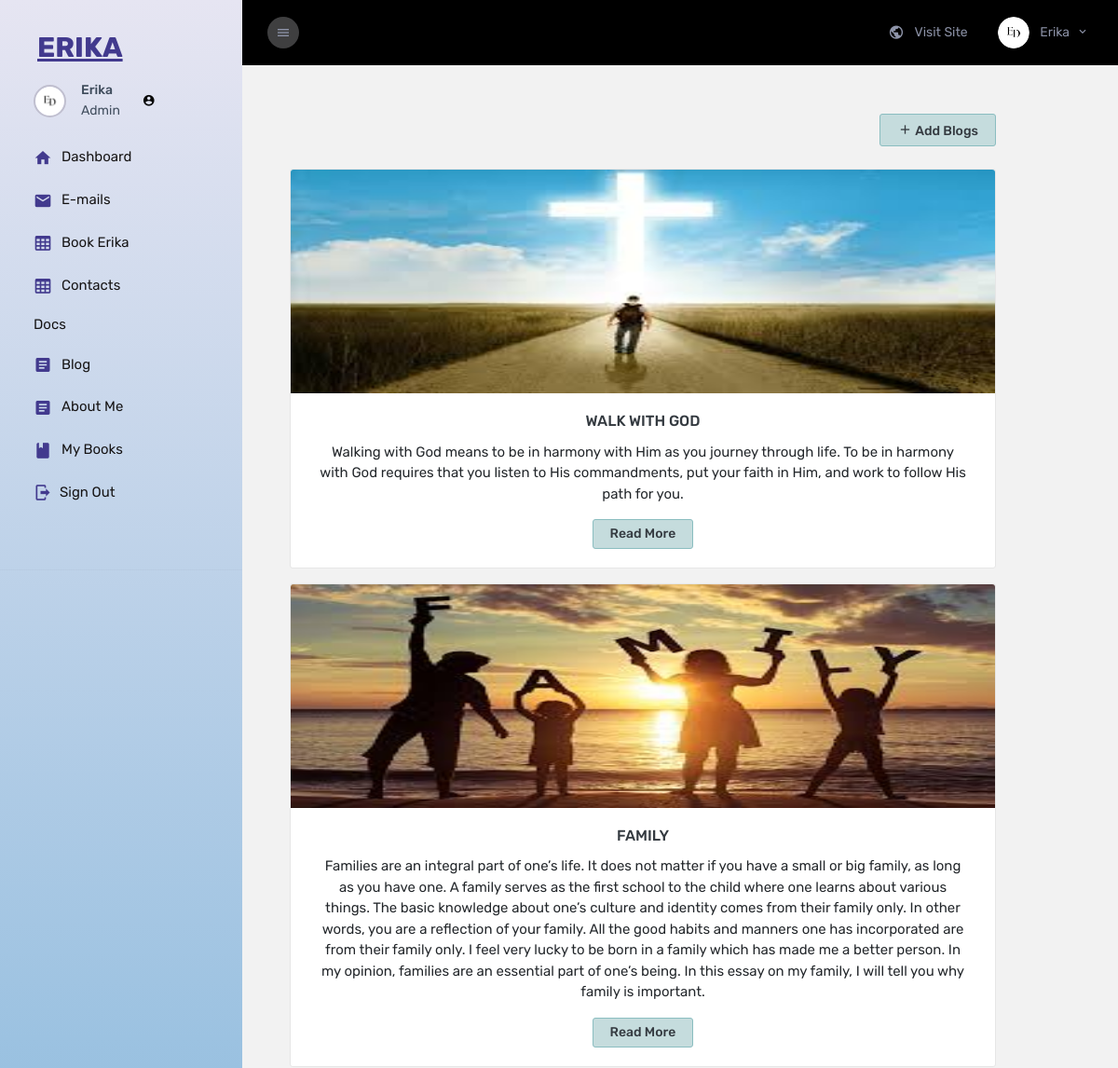
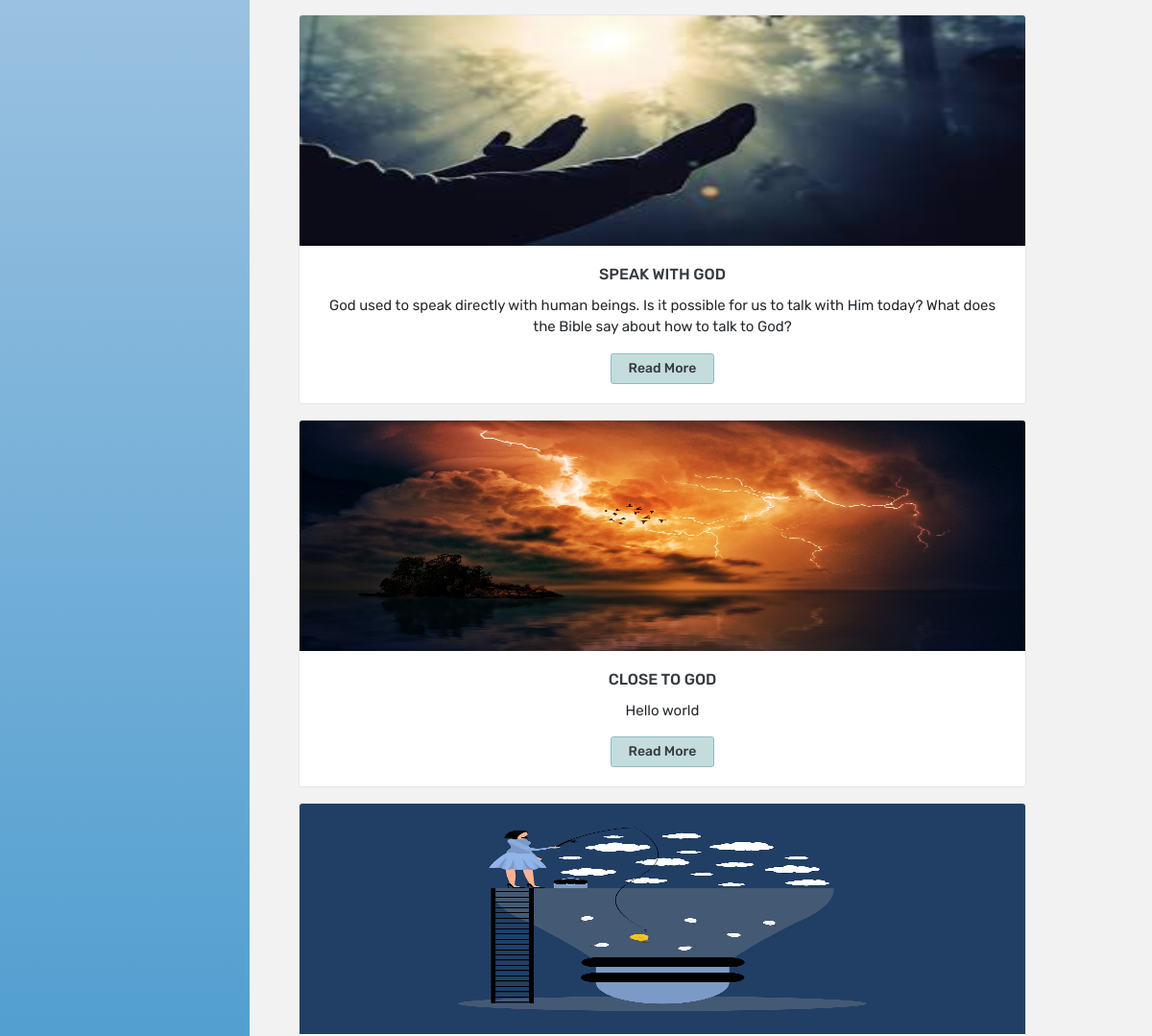
Page /E_Admin/admin_blog/ (signed in, upper part) on the earlier database version (2 pictures, top to bottom).
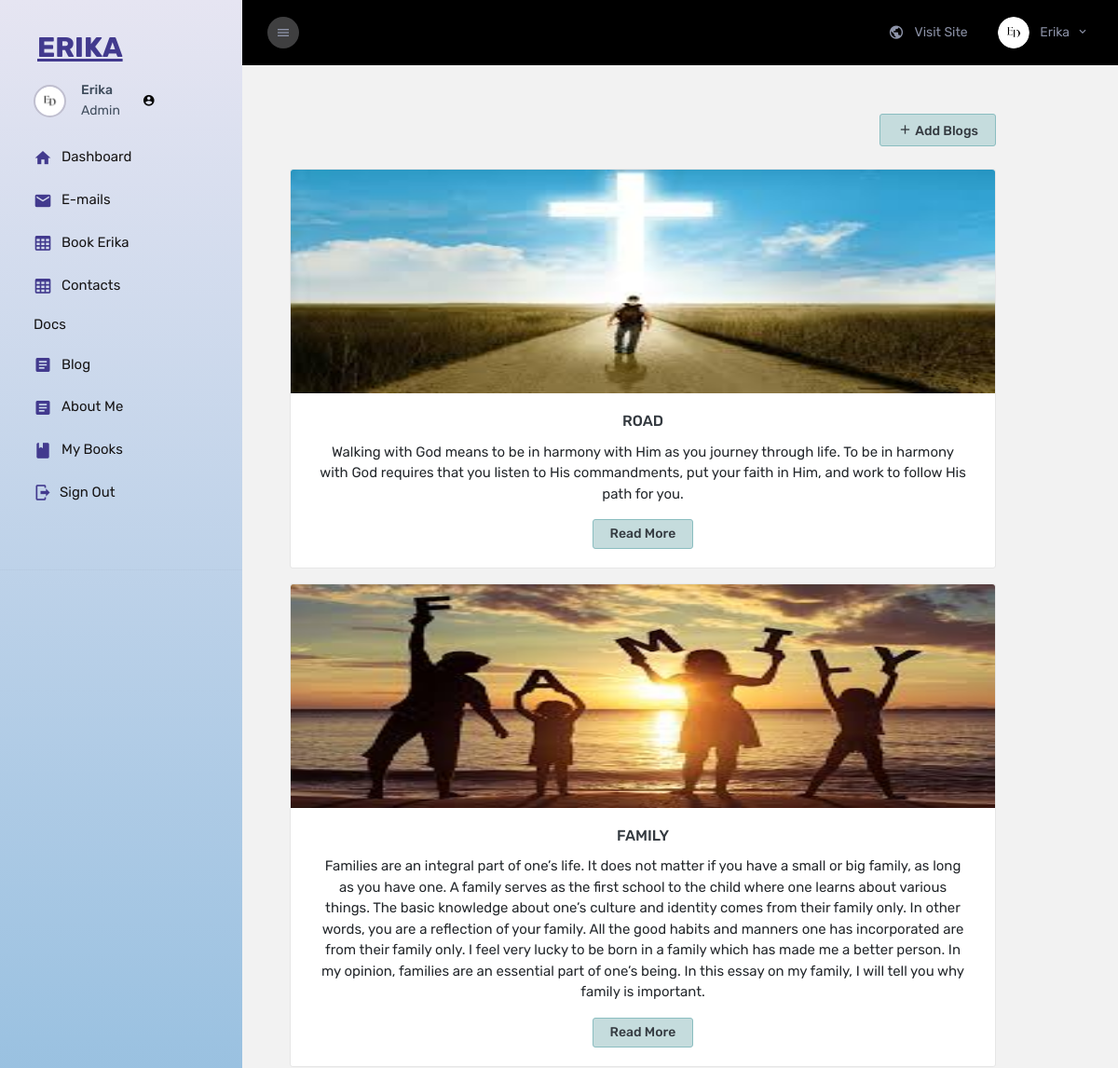
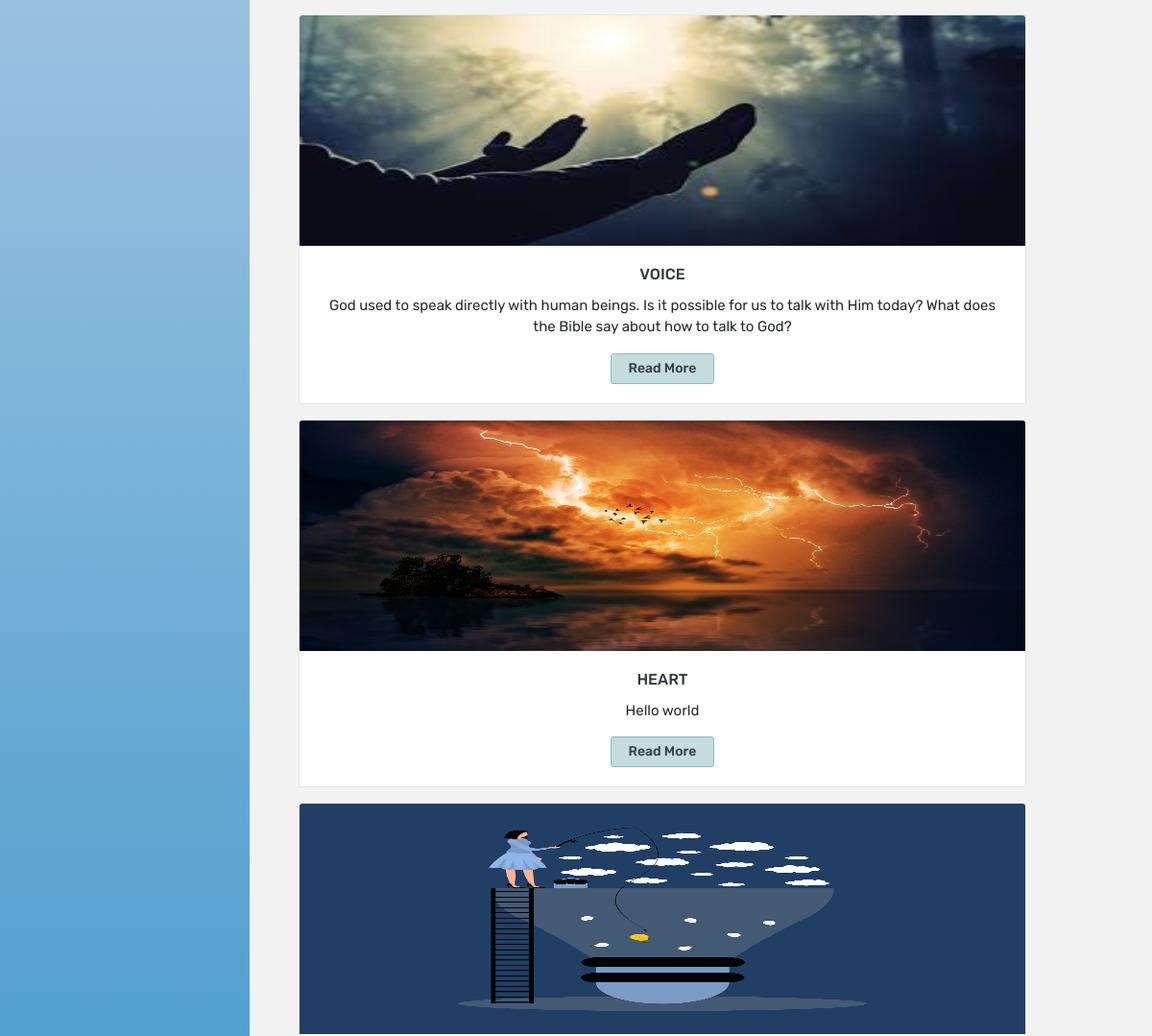
Same page on the later database version (2 pictures, top to bottom).
### ErikaApp/models.py (models this page shows, shortened)
class Blog(models.Model):
    blog_title = models.CharField(max_length=100)
    blog_intro = models.TextField()
    blog_body =models.TextField()
    image = models.ImageField(upload_to="Blog_media")

### Erika_Admin/views.py (the view)
# urls.py: path('admin_blog/',views.Blogs.blogs,name='admin_blogs'),
    @login_required(login_url='adminlogin')
    def blogs(request):
        blog = Blog.objects.all()
        context = {
            'blog':blog,
            }
        return render(request, 'main/admin_blog.html',context)

### Erika_Admin/templates/main/admin_blog.html (shortened to what this page needs)
{% extends 'partials/base.html' %}
{% load static %}
{% block link %}
<link rel="stylesheet" href="{% static 'css/admin_blog.css' %}">
{% endblock link %}
{% block body %}
<div class="main-panel justify-content-center">
  <div class="content-wrapper pb-0">
      <div class="page-header flex-wrap">
        <div class="container">
          <div class="wrapper py-2">
            <div class="text-end">
              <a href="{% url 'add_blog' %}" class="btn btn-color"><i class="mdi mdi-plus"></i> Add Blogs</a>
            </div>
          </div>
        </div>
          <div class="container">
            <div class="wrapper py-3">
              {% for blog in blog reversed %}
              <div class="card text-center mb-3">
                <img src="{{blog.image.url}}" width="auto" height="240px" class="card-img-top" alt="...">
                <div class="card-body">
                  <h5 class="card-title"> {{blog.blog_title | upper}} </h5>
                  <p class="card-text">{{blog.blog_intro}} </p>
                  <a href="{% url 'read_blog' blog.id %}" class="btn btn-color">Read More</a>
                </div>
              </div>
              {% endfor %}
            </div>
          </div>
    </div>
  </div>
</div>
{% endblock body %}9l

Differences in the rows shown:
changed Blog: blog_title "WALK WITH GOD" → "ROAD"
changed Blog: blog_title "SPEAK WITH GOD" → "VOICE"
changed Blog "Hello world": blog_title "CLOSE TO GOD" → "HEART"
